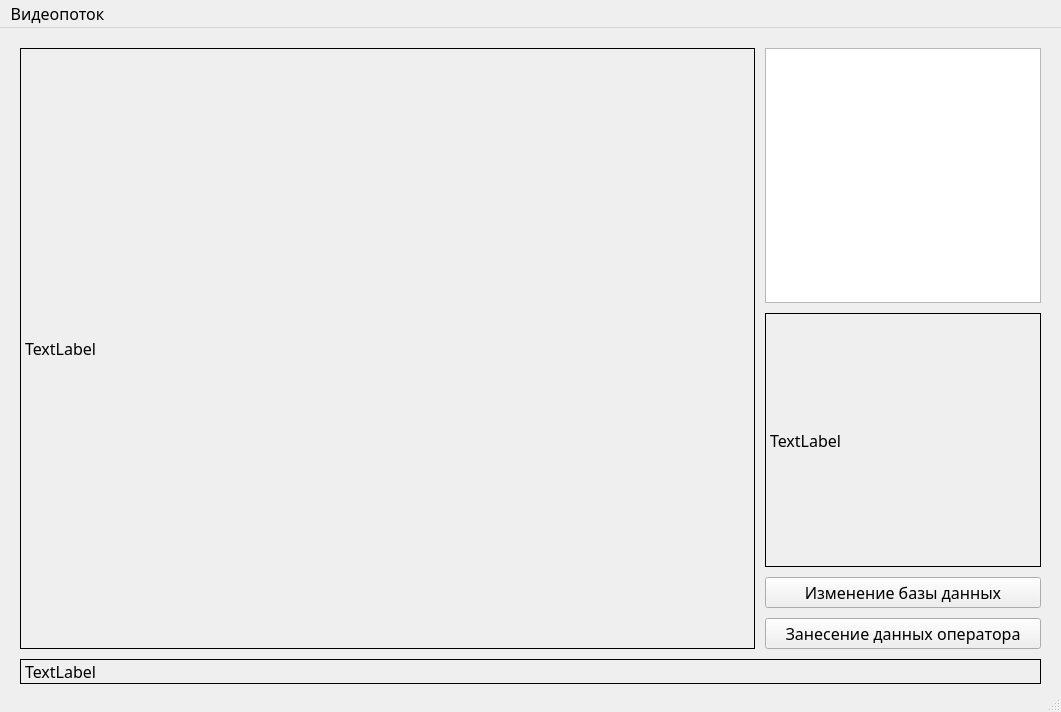
<?xml version="1.0" encoding="UTF-8"?>
<ui version="4.0">
 <class>MainWindow</class>
 <widget class="QMainWindow" name="MainWindow">
  <property name="geometry">
   <rect>
    <x>0</x>
    <y>0</y>
    <width>1061</width>
    <height>712</height>
   </rect>
  </property>
  <property name="font">
   <font>
    <family>Sans Serif</family>
    <pointsize>12</pointsize>
   </font>
  </property>
  <property name="windowTitle">
   <string>Инспекционный стенд входного контроля</string>
  </property>
  <property name="locale">
   <locale language="Russian" country="Russia"/>
  </property>
  <widget class="QWidget" name="centralwidget">
   <layout class="QVBoxLayout" name="verticalLayout" stretch="100,1">
    <property name="spacing">
     <number>10</number>
    </property>
    <property name="leftMargin">
     <number>20</number>
    </property>
    <property name="topMargin">
     <number>20</number>
    </property>
    <property name="rightMargin">
     <number>20</number>
    </property>
    <property name="bottomMargin">
     <number>0</number>
    </property>
    <item>
     <layout class="QHBoxLayout" name="horizontalLayout" stretch="8,3">
      <property name="spacing">
       <number>10</number>
      </property>
      <item>
       <widget class="QLabel" name="microscopeView">
        <property name="sizePolicy">
         <sizepolicy hsizetype="MinimumExpanding" vsizetype="MinimumExpanding">
          <horstretch>0</horstretch>
          <verstretch>0</verstretch>
         </sizepolicy>
        </property>
        <property name="frameShape">
         <enum>QFrame::Box</enum>
        </property>
        <property name="text">
         <string>TextLabel</string>
        </property>
       </widget>
      </item>
      <item>
       <layout class="QVBoxLayout" name="verticalLayout_2" stretch="1,1,0,0">
        <property name="spacing">
         <number>10</number>
        </property>
        <item>
         <widget class="QListWidget" name="listView"/>
        </item>
        <item>
         <widget class="QLabel" name="databaseComponentView">
          <property name="frameShape">
           <enum>QFrame::Box</enum>
          </property>
          <property name="text">
           <string>TextLabel</string>
          </property>
         </widget>
        </item>
        <item>
         <widget class="QPushButton" name="databaseEditButton">
          <property name="text">
           <string>Изменение базы данных</string>
          </property>
         </widget>
        </item>
        <item>
         <widget class="QPushButton" name="operatorDataEditButton">
          <property name="text">
           <string>Занесение данных оператора</string>
          </property>
         </widget>
        </item>
       </layout>
      </item>
     </layout>
    </item>
    <item>
     <widget class="QLabel" name="currentComponentMarking">
      <property name="frameShape">
       <enum>QFrame::Box</enum>
      </property>
      <property name="text">
       <string>TextLabel</string>
      </property>
     </widget>
    </item>
   </layout>
  </widget>
  <widget class="QMenuBar" name="menubar">
   <property name="geometry">
    <rect>
     <x>0</x>
     <y>0</y>
     <width>1061</width>
     <height>21</height>
    </rect>
   </property>
   <widget class="QMenu" name="menu">
    <property name="title">
     <string>Видеопоток</string>
    </property>
    <addaction name="action"/>
    <addaction name="action_2"/>
   </widget>
   <addaction name="menu"/>
  </widget>
  <widget class="QStatusBar" name="statusbar"/>
  <action name="action">
   <property name="text">
    <string>Подключить</string>
   </property>
  </action>
  <action name="action_2">
   <property name="text">
    <string>Остановить</string>
   </property>
  </action>
 </widget>
 <resources/>
 <connections/>
</ui>
